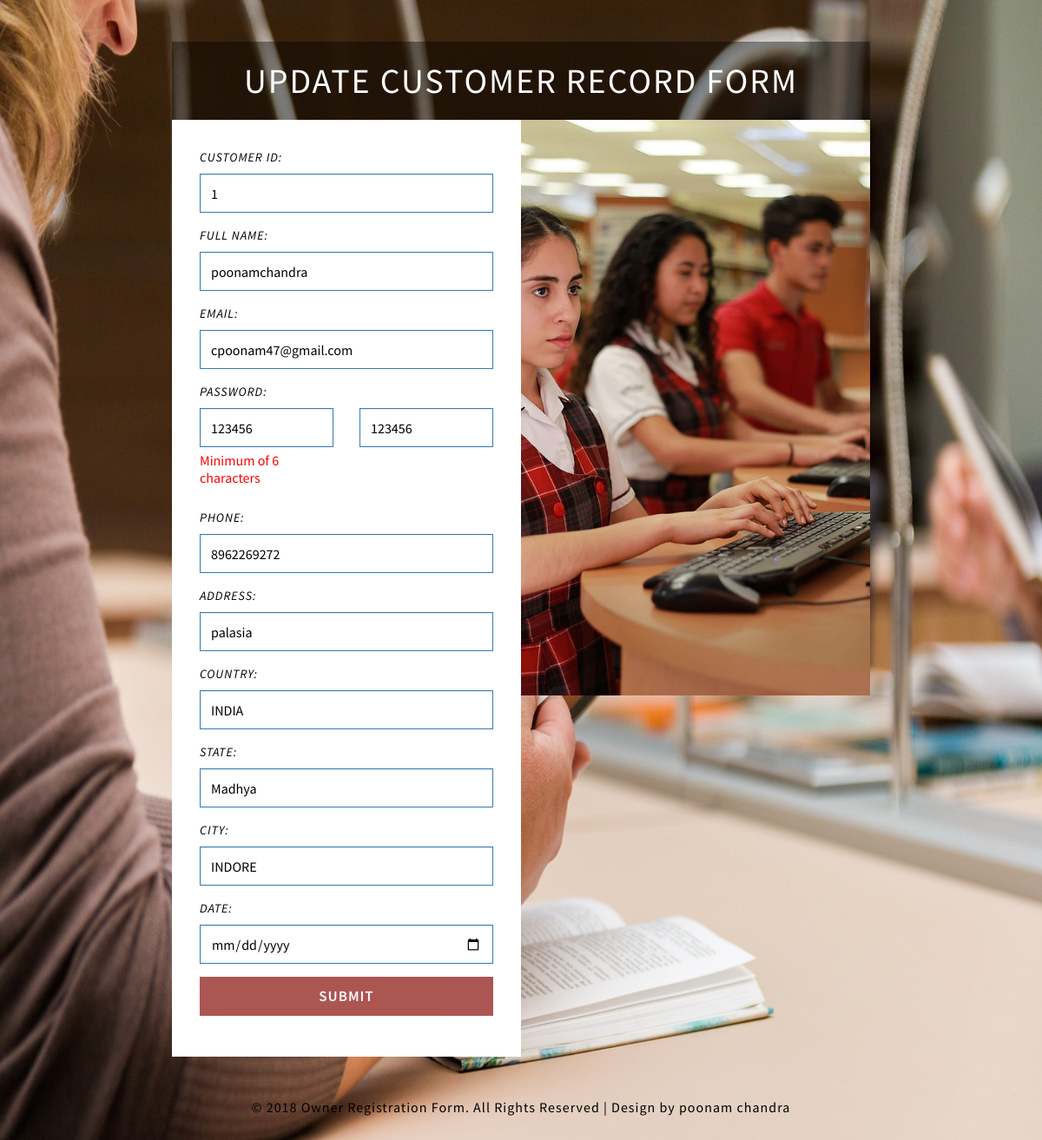
The app's page /myrmapp/1/editcus/ with its own data.
### myrmapp/models.py (models this page shows, shortened)
class Customer(models.Model):
    username = models.CharField(max_length=100)
    email=models.EmailField(max_length=100)
    password = models.CharField(max_length=100)
    mobile=models.CharField(max_length=100)
    gender=models.CharField(max_length=100)
    address=models.CharField(max_length=100)
    country=models.CharField(max_length=100)
    state=models.CharField(max_length=100)
    city=models.CharField(max_length=100)
    reg_date = models.DateTimeField('reg date')

### myrmapp/views.py (the view)
# urls.py: path('<int:f_id>/editcus/', views.editcus, name='editcus'),
def editcus(request,f_id):
  flist = Customer.objects.get(pk=f_id)
  return render(request, 'myrmapp/editcus.html', {'f': flist})

### myrmapp/templates/myrmapp/editcus.html (shortened to what this page needs)
<!doctype html>
<html>
<head>
	{% load staticfiles %}
	<link href="{% static 'registration/css/bootstrap.css' %}" rel="stylesheet" type='text/css' media="all" />
	<link href="{% static 'registration/css/style.css' %}" rel="stylesheet" type='text/css' media="all" />
</head>
<body>
	<div class="content-agileits">
		<h1 class="title">Update Customer Record Form</h1>
		<div class="left">
			<form action="/myrmapp/custupdcode/" method="post" data-toggle="validator">
				<div class="form-group">
					<label for="firstname" class="control-label">Customer Id:</label>
					<input type="text" name="txtid" value={{f.id}} class="form-control" id="firstname"  data-error="Enter Customer Id" required>
				</div>
				<div class="form-group">
					<label for="firstname" class="control-label">Full Name:</label>
					<input type="text" name="txtuser" value={{f.username}} class="form-control" id="firstname" placeholder="First Name" data-error="Enter Your First Name" required>
				</div>
				<div class="form-group">
					<label for="inputEmail" class="control-label">Email:</label>
					<input type="email" name="email" value={{f.email}} class="form-control" id="inputEmail" placeholder="Email" data-error="This email address is invalid" required>
				</div>
				<div class="form-group">
					<label for="inputPassword" class="control-label">Password:</label>
					<div class="form-inline row">
						<div class="form-group col-sm-6 agileits-w3layouts">
							<input type="text" name="password" value={{f.password}} data-minlength="6" class="form-control" id="inputPassword" placeholder="Password" required>
							<div class="help-block">Minimum of 6 characters</div>
						</div>
						<div class="form-group col-sm-6 w3-agile">
							<input type="text" class="form-control" id="inputPasswordConfirm" data-match="#inputPassword" value={{f.password}} data-match-error="Whoops, these don't match"
							    placeholder="Confirm Password" required>
						</div>
					</div>
				</div>
				<div class="form-group">
					<label for="Phone" class="control-label">Phone:</label>
					<input type="text" name="mobile" value={{f.mobile}} class="form-control" id="Phone" placeholder="Phone" data-error="Enter Your Phone Number" required>
				</div>
				<div class="form-group">
					<label for="lastname" class="control-label">Address:</label>
					<input type="text" name="address" class="form-control" value={{f.address}} id="lastname" placeholder="Full Address " data-error="Enter Your Last Name" required>
				</div>
				<div class="form-group">
					<label for="lastname" class="control-label">Country:</label>
					<input type="text" name="country" value={{f.country}} class="form-control" id="lastname" placeholder="Country Name" data-error="Enter Your Last Name" required>
				</div>
				<div class="form-group">
					<label for="lastname" class="control-label">State:</label>
					<input type="text" name="state" value={{f.state}} class="form-control" id="lastname" placeholder="State Name" data-error="Enter Your Last Name" required>
				</div>
				<div class="form-group">
					<label for="lastname" class="control-label">City:</label>
					<input type="text" name="city" value={{f.city}} class="form-control" id="lastname" placeholder="City Name" data-error="Enter Your Last Name" required>
				</div>
				<div class="form-group">
					<label for="lastname" class="control-label">Date:</label>
					<input type="date" name="regdate" value={{f.reg_date}} class="form-control" id="lastname"  required>
				</div>
				<div class="form-group">
					<button type="submit" class="btn btn-lg" name="btnsubmit">submit</button>
				</div>
			</form>
		</div>
		<div class="right"></div>
	</div>
	<p class="copyright-w3ls">© 2018 Owner Registration Form. All Rights Reserved | Design by
		poonam chandra
	</p>
</body>
</html>

### myrmapp/static/registration/css/style.css (style rules this page uses)
html, body, div, span, applet, object, iframe, h1, h2, h3, h4, h5, h6, p, blockquote, pre, a, abbr, acronym, address, big, cite, code, del, dfn, em, img, ins, kbd, q, s, samp, small, strike, strong, sub, sup, tt, var, b, u, i, dl, dt, dd, ol, nav ul, nav li, fieldset, form, label, legend, table, caption, tbody, tfoot, thead, tr, th, td, article, aside, canvas, details, embed, figure, figcaption, footer, header, hgroup, menu, nav, output, ruby, section, summary, time, mark, audio, video { margin: 0; padding: 0; border: 0; font-size: 100%; font: inherit; vertical-align: baseline; }
body { background: url(../images/content.jpg) no-repeat; background-position: center; background-attachment: fixed; background-size: 100% 100%; -webkit-background-size: 100% 100%; -moz-background-size: 100% 100%; -o-background-size: 100% 100%; -ms-background-size: 100% 100%; font-family: 'Source Sans Pro', sans-serif; }
h1.title { text-align: center; font-size: 2.5em; letter-spacing: 2px; padding: 0.5em 0; color: #fff; background: rgba(0, 0, 0, 0.4); text-transform: uppercase; }
label.control-label { color: #000; margin-bottom: 10px; font-style: italic; font-size: 0.9em; letter-spacing: 1px; text-transform: uppercase; }
.help-block { color: #fb0000; }
.content-agileits { width: 67%; margin: 3em auto; }
.left { width: 50%; float: left; padding: 2em; background: #fff; }
.right { float: left; width: 50%; background: url(../images/bg1.jpg) no-repeat center; min-height: 663px; background-size: cover; }
input#firstname, input#lastname, input#inputEmail, input#Phone, input#inputPassword, input#inputPasswordConfirm { border-radius: 0; -webkit-border-radius: 0; -moz-border-radius: 0; -o-border-radius: 0; -ms-border-radius: 0; }
input#firstname, input#lastname, input#inputEmail, input#Phone { width: 100%; height: 45px; font-size: 16px; border: 1px solid #337ab7; font-weight: normal; color: #000; }
input#inputPassword, input#inputPasswordConfirm { width: 100%; height: 45px; font-size: 16px; font-weight: normal; color: #000; border: 1px solid #337ab7; }
.content-agileits button.btn.btn-lg { width: 100%; height: 45px; margin: 0 auto; text-align: center; float: none; color: #fff; font-size: 17px; font-weight: 600; letter-spacing: 1px; display: block; border-radius: 0; -webkit-border-radius: 0; -moz-border-radius: 0; -o-border-radius: 0; -ms-border-radius: 0; background: #890f0a; transition: all 0.5s ease-in-out; -webkit-transition: all 0.5s ease-in-out; -moz-transition: all 0.5s ease-in-out; -o-transition: all 0.5s ease-in-out; -ms-transition: all 0.5s ease-in-out; text-transform: uppercase; }
.btn.disabled, .btn[disabled], fieldset[disabled] .btn { background: #890f0a; opacity: 0.7; }
p.copyright-w3ls { text-align: center; font-size: 1em; font-weight: normal; padding: 0 0 2em 0; color: #000; letter-spacing: 1px; }

### records on screen
Customer: txtid "1", txtuser "poonamchandra", email "cpoonam47@gmail.com", password "123456", mobile "8962269272", address "palasia", country "INDIA", state "Madhya", city "INDORE"
